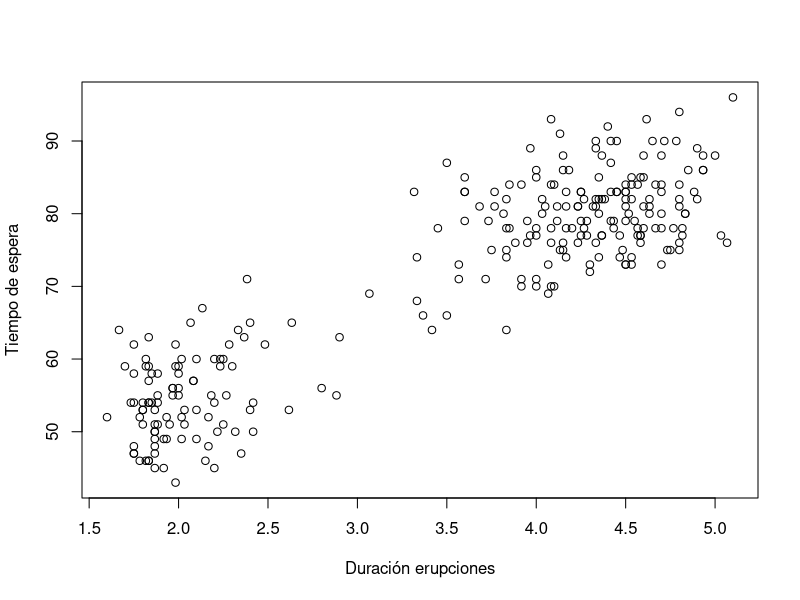
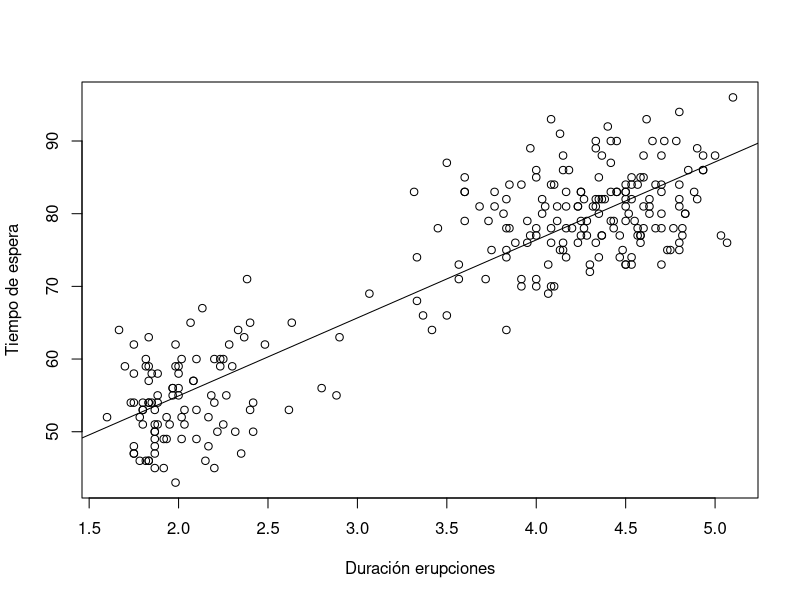

Write R code to recreate these figures, in order.
## ---- chunk 1
library(MASS)
duration <- faithful$eruptions
waiting <- faithful$waiting
head(cbind(duration, waiting))


## ---- chunk 2
duration <- faithful$eruptions
waiting <- faithful$waiting
plot(x = duration, y = waiting,
     xlab = "Duración erupciones",
     ylab = "Tiempo de espera")


## ---- chunk 3
duration <- faithful$eruptions
waiting <- faithful$waiting
plot(x = duration, y = waiting,
     xlab = "Duración erupciones",
     ylab = "Tiempo de espera")

abline(lm(waiting ~ duration))

